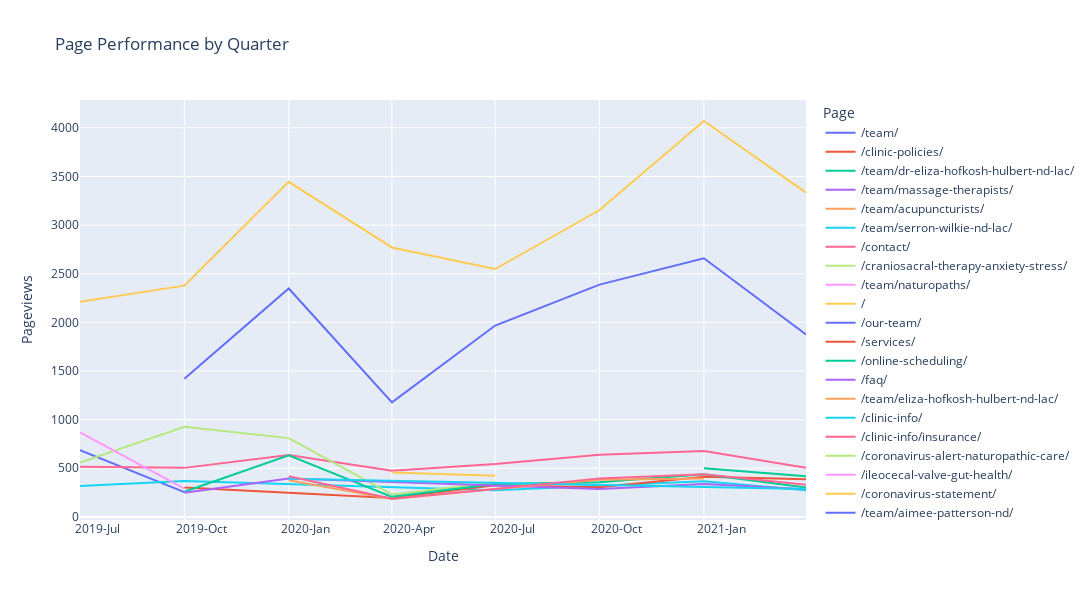

Write notebook code for a chart like this one.
### Code cell
# Read the CSV file
df = pd.read_csv('output/hsh/Pages/consolidated-pages.csv')

# # Now, let's create the Date column
df['Date'] = pd.to_datetime(df['Year'].astype(str) + '-' + df['Quarter'].apply(functions.quarter_to_month) + '-01')

# Convert Pageviews to Numeric
df['Pageviews'] = pd.to_numeric(df['Pageviews'].str.replace(',', ''), errors='coerce')
# Sort by date
df = df.sort_values("Date")

# Create Line Plot with No Total and other excludes
exclude_list = ["total"]
fig = px.line(df.query('Page not in @exclude_list'), x='Date', y='Pageviews', color='Page', title='Page Performance by Quarter')

# Update the layout
fig.update_layout(
    autosize=False,
    width=1200,  # Width of the figure in pixels
    height=600  # Height of the figure in pixels
)

# Customize the x-axis to show both year and quarter
fig.update_xaxes(
    dtick="M3",
    tickformat="%Y-%b",  # This will show Year-Month
    ticklabelmode="period"
)

fig.show()
fig.write_html('output/hsh/hsh-page-performance.html')

### Figure 1 — Plotly figure (JSON) as saved in the notebook; plotly's stock layout.template omitted (floating-point values rounded to 4 significant figures)
{"data": [{"hovertemplate": "Page=/team/<br>Date=%{x}<br>Pageviews=%{y}<extra></extra>", "legendgroup": "/team/", "line": {"color": "#636efa", "dash": "solid"}, "marker": {"symbol": "circle"}, "mode": "lines", "name": "/team/", "orientation": "v", "showlegend": true, "type": "scatter", "x": ["2019-07-01T00:00:00", "2019-10-01T00:00:00"], "xaxis": "x", "y": [685, 254], "yaxis": "y"}, {"hovertemplate": "Page=/clinic-policies/<br>Date=%{x}<br>Pageviews=%{y}<extra></extra>", "legendgroup": "/clinic-policies/", "line": {"color": "#EF553B", "dash": "solid"}, "marker": {"symbol": "circle"}, "mode": "lines", "name": "/clinic-policies/", "orientation": "v", "showlegend": true, "type": "scatter", "x": ["2019-07-01T00:00:00"], "xaxis": "x", "y": [253], "yaxis": "y"}, {"hovertemplate": "Page=/team/dr-eliza-hofkosh-hulbert-nd-lac/<br>Date=%{x}<br>Pageviews=%{y}<extra></extra>", "legendgroup": "/team/dr-eliza-hofkosh-hulbert-nd-lac/", "line": {"color": "#00cc96", "dash": "solid"}, "marker": {"symbol": "circle"}, "mode": "lines", "name": "/team/dr-eliza-hofkosh-hulbert-nd-lac/", "orientation": "v", "showlegend": true, "type": "scatter", "x": ["2019-07-01T00:00:00"], "xaxis": "x", "y": [262], "yaxis": "y"}, {"hovertemplate": "Page=/team/massage-therapists/<br>Date=%{x}<br>Pageviews=%{y}<extra></extra>", "legendgroup": "/team/massage-therapists/", "line": {"color": "#ab63fa", "dash": "solid"}, "marker": {"symbol": "circle"}, "mode": "lines", "name": "/team/massage-therapists/", "orientation": "v", "showlegend": true, "type": "scatter", "x": ["2019-07-01T00:00:00"], "xaxis": "x", "y": [268], "yaxis": "y"}, {"hovertemplate": "Page=/team/acupuncturists/<br>Date=%{x}<br>Pageviews=%{y}<extra></extra>", "legendgroup": "/team/acupuncturists/", "line": {"color": "#FFA15A", "dash": "solid"}, "marker": {"symbol": "circle"}, "mode": "lines", "name": "/team/acupuncturists/", "orientation": "v", "showlegend": true, "type": "scatter", "x": ["2019-07-01T00:00:00"], "xaxis": "x", "y": [280], "yaxis": "y"}, {"hovertemplate": "Page=/team/serron-wilkie-nd-lac/<br>Date=%{x}<br>Pageviews=%{y}<extra></extra>", "legendgroup": "/team/serron-wilkie-nd-lac/", "line": {"color": "#19d3f3", "dash": "solid"}, "marker": {"symbol": "circle"}, "mode": "lines", "name": "/team/serron-wilkie-nd-lac/", "orientation": "v", "showlegend": true, "type": "scatter", "x": ["2019-07-01T00:00:00", "2019-10-01T00:00:00", "2020-07-01T00:00:00", "2021-01-01T00:00:00", "2021-04-01T00:00:00"], "xaxis": "x", "y": [317, 368, 275, 366, 273], "yaxis": "y"}, {"hovertemplate": "Page=/contact/<br>Date=%{x}<br>Pageviews=%{y}<extra></extra>", "legendgroup": "/contact/", "line": {"color": "#FF6692", "dash": "solid"}, "marker": {"symbol": "circle"}, "mode": "lines", "name": "/contact/", "orientation": "v", "showlegend": true, "type": "scatter", "x": ["2019-07-01T00:00:00", "2019-10-01T00:00:00", "2020-01-01T00:00:00", "2020-04-01T00:00:00", "2020-07-01T00:00:00", "2020-10-01T00:00:00", "2021-01-01T00:00:00", "2021-04-01T00:00:00"], "xaxis": "x", "y": [515, 504, 636, 475, 543, 640, 678, 504], "yaxis": "y"}, {"hovertemplate": "Page=/craniosacral-therapy-anxiety-stress/<br>Date=%{x}<br>Pageviews=%{y}<extra></extra>", "legendgroup": "/craniosacral-therapy-anxiety-stress/", "line": {"color": "#B6E880", "dash": "solid"}, "marker": {"symbol": "circle"}, "mode": "lines", "name": "/craniosacral-therapy-anxiety-stress/", "orientation": "v", "showlegend": true, "type": "scatter", "x": ["2019-07-01T00:00:00", "2019-10-01T00:00:00", "2020-01-01T00:00:00", "2020-04-01T00:00:00", "2020-07-01T00:00:00"], "xaxis": "x", "y": [559, 926, 810, 231, 356], "yaxis": "y"}, {"hovertemplate": "Page=/team/naturopaths/<br>Date=%{x}<br>Pageviews=%{y}<extra></extra>", "legendgroup": "/team/naturopaths/", "line": {"color": "#FF97FF", "dash": "solid"}, "marker": {"symbol": "circle"}, "mode": "lines", "name": "/team/naturopaths/", "orientation": "v", "showlegend": true, "type": "scatter", "x": ["2019-07-01T00:00:00", "2019-10-01T00:00:00"], "xaxis": "x", "y": [870, 291], "yaxis": "y"}, {"hovertemplate": "Page=/<br>Date=%{x}<br>Pageviews=%{y}<extra></extra>", "legendgroup": "/", "line": {"color": "#FECB52", "dash": "solid"}, "marker": {"symbol": "circle"}, "mode": "lines", "name": "/", "orientation": "v", "showlegend": true, "type": "scatter", "x": ["2019-07-01T00:00:00", "2019-10-01T00:00:00", "2020-01-01T00:00:00", "2020-04-01T00:00:00", "2020-07-01T00:00:00", "2020-10-01T00:00:00", "2021-01-01T00:00:00", "2021-04-01T00:00:00"], "xaxis": "x", "y": [2211, 2377, 3445, 2770, 2548, 3155, 4070, 3334], "yaxis": "y"}, {"hovertemplate": "Page=/our-team/<br>Date=%{x}<br>Pageviews=%{y}<extra></extra>", "legendgroup": "/our-team/", "line": {"color": "#636efa", "dash": "solid"}, "marker": {"symbol": "circle"}, "mode": "lines", "name": "/our-team/", "orientation": "v", "showlegend": true, "type": "scatter", "x": ["2019-10-01T00:00:00", "2020-01-01T00:00:00", "2020-04-01T00:00:00", "2020-07-01T00:00:00", "2020-10-01T00:00:00", "2021-01-01T00:00:00", "2021-04-01T00:00:00"], "xaxis": "x", "y": [1420, 2348, 1178, 1967, 2388, 2659, 1876], "yaxis": "y"}, {"hovertemplate": "Page=/services/<br>Date=%{x}<br>Pageviews=%{y}<extra></extra>", "legendgroup": "/services/", "line": {"color": "#EF553B", "dash": "solid"}, "marker": {"symbol": "circle"}, "mode": "lines", "name": "/services/", "orientation": "v", "showlegend": true, "type": "scatter", "x": ["2019-10-01T00:00:00", "2020-04-01T00:00:00", "2020-07-01T00:00:00", "2020-10-01T00:00:00", "2021-01-01T00:00:00", "2021-04-01T00:00:00"], "xaxis": "x", "y": [301, 194, 325, 306, 412, 388], "yaxis": "y"}, {"hovertemplate": "Page=/online-scheduling/<br>Date=%{x}<br>Pageviews=%{y}<extra></extra>", "legendgroup": "/online-scheduling/", "line": {"color": "#00cc96", "dash": "solid"}, "marker": {"symbol": "circle"}, "mode": "lines", "name": "/online-scheduling/", "orientation": "v", "showlegend": true, "type": "scatter", "x": ["2019-10-01T00:00:00", "2020-01-01T00:00:00", "2020-04-01T00:00:00", "2020-07-01T00:00:00", "2020-10-01T00:00:00", "2021-01-01T00:00:00", "2021-04-01T00:00:00"], "xaxis": "x", "y": [259, 632, 206, 339, 357, 439, 303], "yaxis": "y"}, {"hovertemplate": "Page=/faq/<br>Date=%{x}<br>Pageviews=%{y}<extra></extra>", "legendgroup": "/faq/", "line": {"color": "#ab63fa", "dash": "solid"}, "marker": {"symbol": "circle"}, "mode": "lines", "name": "/faq/", "orientation": "v", "showlegend": true, "type": "scatter", "x": ["2019-10-01T00:00:00", "2020-01-01T00:00:00", "2020-10-01T00:00:00", "2021-01-01T00:00:00", "2021-04-01T00:00:00"], "xaxis": "x", "y": [249, 395, 287, 337, 285], "yaxis": "y"}, {"hovertemplate": "Page=/team/eliza-hofkosh-hulbert-nd-lac/<br>Date=%{x}<br>Pageviews=%{y}<extra></extra>", "legendgroup": "/team/eliza-hofkosh-hulbert-nd-lac/", "line": {"color": "#FFA15A", "dash": "solid"}, "marker": {"symbol": "circle"}, "mode": "lines", "name": "/team/eliza-hofkosh-hulbert-nd-lac/", "orientation": "v", "showlegend": true, "type": "scatter", "x": ["2020-01-01T00:00:00", "2020-04-01T00:00:00", "2020-07-01T00:00:00", "2020-10-01T00:00:00", "2021-01-01T00:00:00"], "xaxis": "x", "y": [377, 184, 286, 381, 395], "yaxis": "y"}, {"hovertemplate": "Page=/clinic-info/<br>Date=%{x}<br>Pageviews=%{y}<extra></extra>", "legendgroup": "/clinic-info/", "line": {"color": "#19d3f3", "dash": "solid"}, "marker": {"symbol": "circle"}, "mode": "lines", "name": "/clinic-info/", "orientation": "v", "showlegend": true, "type": "scatter", "x": ["2020-01-01T00:00:00", "2021-04-01T00:00:00"], "xaxis": "x", "y": [392, 288], "yaxis": "y"}, {"hovertemplate": "Page=/clinic-info/insurance/<br>Date=%{x}<br>Pageviews=%{y}<extra></extra>", "legendgroup": "/clinic-info/insurance/", "line": {"color": "#FF6692", "dash": "solid"}, "marker": {"symbol": "circle"}, "mode": "lines", "name": "/clinic-info/insurance/", "orientation": "v", "showlegend": true, "type": "scatter", "x": ["2020-01-01T00:00:00", "2020-04-01T00:00:00", "2020-07-01T00:00:00", "2020-10-01T00:00:00", "2021-01-01T00:00:00", "2021-04-01T00:00:00"], "xaxis": "x", "y": [418, 186, 286, 396, 439, 331], "yaxis": "y"}, {"hovertemplate": "Page=/coronavirus-alert-naturopathic-care/<br>Date=%{x}<br>Pageviews=%{y}<extra></extra>", "legendgroup": "/coronavirus-alert-naturopathic-care/", "line": {"color": "#B6E880", "dash": "solid"}, "marker": {"symbol": "circle"}, "mode": "lines", "name": "/coronavirus-alert-naturopathic-care/", "orientation": "v", "showlegend": true, "type": "scatter", "x": ["2020-01-01T00:00:00"], "xaxis": "x", "y": [1072], "yaxis": "y"}, {"hovertemplate": "Page=/ileocecal-valve-gut-health/<br>Date=%{x}<br>Pageviews=%{y}<extra></extra>", "legendgroup": "/ileocecal-valve-gut-health/", "line": {"color": "#FF97FF", "dash": "solid"}, "marker": {"symbol": "circle"}, "mode": "lines", "name": "/ileocecal-valve-gut-health/", "orientation": "v", "showlegend": true, "type": "scatter", "x": ["2020-04-01T00:00:00"], "xaxis": "x", "y": [199], "yaxis": "y"}, {"hovertemplate": "Page=/coronavirus-statement/<br>Date=%{x}<br>Pageviews=%{y}<extra></extra>", "legendgroup": "/coronavirus-statement/", "line": {"color": "#FECB52", "dash": "solid"}, "marker": {"symbol": "circle"}, "mode": "lines", "name": "/coronavirus-statement/", "orientation": "v", "showlegend": true, "type": "scatter", "x": ["2020-04-01T00:00:00", "2020-07-01T00:00:00"], "xaxis": "x", "y": [457, 424], "yaxis": "y"}, {"hovertemplate": "Page=/team/aimee-patterson-nd/<br>Date=%{x}<br>Pageviews=%{y}<extra></extra>", "legendgroup": "/team/aimee-patterson-nd/", "line": {"color": "#636efa", "dash": "solid"}, "marker": {"symbol": "circle"}, "mode": "lines", "name": "/team/aimee-patterson-nd/", "orientation": "v", "showlegend": true, "type": "scatter", "x": ["2020-10-01T00:00:00"], "xaxis": "x", "y": [348], "yaxis": "y"}, {"hovertemplate": "Page=/team/grady-nesbitt-nd-lac/<br>Date=%{x}<br>Pageviews=%{y}<extra></extra>", "legendgroup": "/team/grady-nesbitt-nd-lac/", "line": {"color": "#EF553B", "dash": "solid"}, "marker": {"symbol": "circle"}, "mode": "lines", "name": "/team/grady-nesbitt-nd-lac/", "orientation": "v", "showlegend": true, "type": "scatter", "x": ["2020-10-01T00:00:00"], "xaxis": "x", "y": [279], "yaxis": "y"}, {"hovertemplate": "Page=/new-patient-get-started/<br>Date=%{x}<br>Pageviews=%{y}<extra></extra>", "legendgroup": "/new-patient-get-started/", "line": {"color": "#00cc96", "dash": "solid"}, "marker": {"symbol": "circle"}, "mode": "lines", "name": "/new-patient-get-started/", "orientation": "v", "showlegend": true, "type": "scatter", "x": ["2021-01-01T00:00:00", "2021-04-01T00:00:00"], "xaxis": "x", "y": [501, 418], "yaxis": "y"}], "layout": {"autosize": false, "height": 600, "legend": {"title": {"text": "Page"}, "tracegroupgap": 0}, "title": {"text": "Page Performance by Quarter"}, "width": 1200, "xaxis": {"anchor": "y", "autorange": true, "domain": [0, 1], "dtick": "M3", "range": ["2019-07-01", "2021-04-01"], "tickformat": "%Y-%b", "ticklabelmode": "period", "title": {"text": "Date"}, "type": "date"}, "yaxis": {"anchor": "x", "autorange": true, "domain": [0, 1], "range": [-31.89, 4286.0], "title": {"text": "Pageviews"}, "type": "linear"}}}
